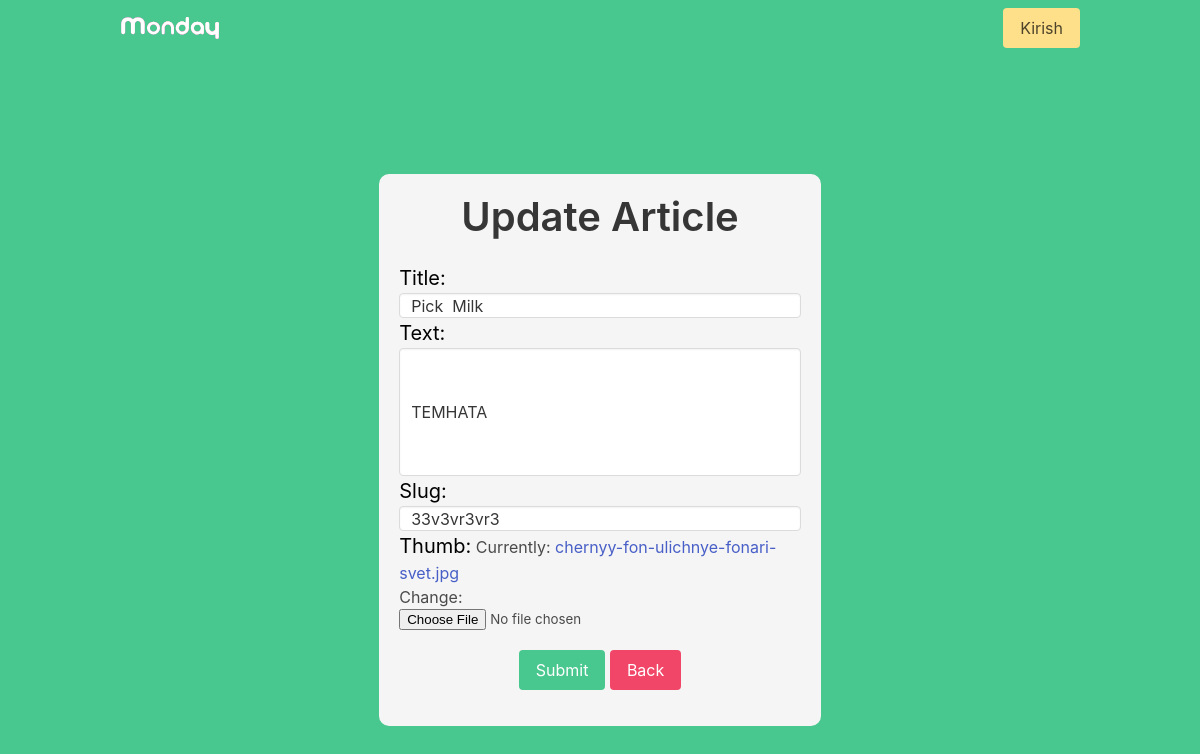
Screenshot of /33v3vr3vr3/edit with the database file from the repository.
### post/models.py (models this page shows, shortened)
class Article(models.Model):
    title = models.CharField(max_length=255)
    text = models.TextField()
    slug = models.SlugField(unique=True)
    date = models.DateField(auto_now=True)
    thumb = models.ImageField(blank=True)
    author = models.ForeignKey(User, default=None, on_delete=models.CASCADE)
    likes = models.ManyToManyField(User, related_name='article_likes')
    dislikes = models.ManyToManyField(User, related_name='article_dislikes')

### post/views.py (the view)
# urls.py: path('<slug>/edit', article_edit, name='article_edit'),
def article_edit(request, slug):
    article = Article.objects.get(slug=slug)
    form = ArticleForm(request.POST or None, instance=article)
    if form.is_valid():
        form.save()
        return redirect('article_detail', slug=request.POST.get("slug"))
    return render(request, 'article_edit.html', {"form": form, 'article': article})

### post/forms.py
class ArticleForm(forms.ModelForm):
    title = forms.CharField(widget=forms.TextInput(attrs={'class': 'input'}))
    text = forms.CharField(widget=forms.TextInput(attrs={'class': 'textarea', 'size': '40'}))
    slug = forms.CharField(widget=forms.TextInput(attrs={'class': 'input'}))
    class Meta:
        model = Article
        fields = ['title', 'text', 'slug', 'thumb']

### templates/article_edit.html (shortened to what this page needs)
{% extends 'base.html' %}
{% block content %}
   <form class="site-form has-background-light" method="post" enctype="multipart/form-data">
       <h2 class="title is-size-2 has-text-centered">Update Article</h2>
       {{ form }}
       <div class="has-text-centered my-4">
           <button class="button is-success" type="submit">Submit</button>
           <a href="{% url 'article_edit' article.slug %}" class="button is-danger ">
               Back
           </a>
       </div>
   </form>
{% endblock %}

### static/style.css (style rules this page uses)
.site-form { padding: 20px; display: block; margin: 70px auto auto; width: 40%; border-radius: 10px; }
.site-form label { color: black; font-size: 20px; }
.site-form input { width: 100%; height: 25px; }

### rows the page displays
Article: title "Pick Milk", text "ТЕМНАТА", slug "33v3vr3vr3"
